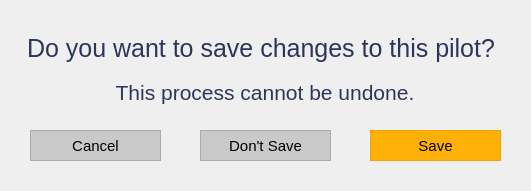
<?xml version="1.0" encoding="UTF-8"?>
<ui version="4.0">
 <class>MainWindow</class>
 <widget class="QMainWindow" name="MainWindow">
  <property name="geometry">
   <rect>
    <x>0</x>
    <y>0</y>
    <width>531</width>
    <height>191</height>
   </rect>
  </property>
  <property name="minimumSize">
   <size>
    <width>531</width>
    <height>191</height>
   </size>
  </property>
  <property name="maximumSize">
   <size>
    <width>531</width>
    <height>191</height>
   </size>
  </property>
  <property name="windowTitle">
   <string>Confirm Changes</string>
  </property>
  <property name="windowIcon">
   <iconset>
    <normaloff>../../Resources/logo_svg.svg</normaloff>../../Resources/logo_svg.svg</iconset>
  </property>
  <widget class="QWidget" name="centralwidget">
   <widget class="QWidget" name="layoutWidget">
    <property name="geometry">
     <rect>
      <x>20</x>
      <y>30</y>
      <width>490</width>
      <height>81</height>
     </rect>
    </property>
    <layout class="QVBoxLayout" name="verticalLayout">
     <item>
      <widget class="QLabel" name="label">
       <property name="font">
        <font>
         <family>Helvetica</family>
         <pointsize>19</pointsize>
        </font>
       </property>
       <property name="styleSheet">
        <string notr="true">padding-left:1px;</string>
       </property>
       <property name="text">
        <string>&lt;html&gt;&lt;head/&gt;&lt;body&gt;&lt;p&gt;&lt;span style=&quot; color:#2c365d;&quot;&gt;Do you want to save changes to this pilot?&lt;/span&gt;&lt;/p&gt;&lt;/body&gt;&lt;/html&gt;</string>
       </property>
      </widget>
     </item>
     <item>
      <widget class="QLabel" name="label_2">
       <property name="font">
        <font>
         <family>Helvetica</family>
         <pointsize>16</pointsize>
        </font>
       </property>
       <property name="text">
        <string>&lt;html&gt;&lt;head/&gt;&lt;body&gt;&lt;p&gt;&lt;span style=&quot; color:#2c365d;&quot;&gt;This process cannot be undone.&lt;/span&gt;&lt;/p&gt;&lt;/body&gt;&lt;/html&gt;</string>
       </property>
       <property name="alignment">
        <set>Qt::AlignCenter</set>
       </property>
      </widget>
     </item>
    </layout>
   </widget>
   <widget class="QPushButton" name="pushButton">
    <property name="geometry">
     <rect>
      <x>30</x>
      <y>130</y>
      <width>131</width>
      <height>31</height>
     </rect>
    </property>
    <property name="minimumSize">
     <size>
      <width>131</width>
      <height>31</height>
     </size>
    </property>
    <property name="maximumSize">
     <size>
      <width>131</width>
      <height>31</height>
     </size>
    </property>
    <property name="font">
     <font>
      <family>Helvetica</family>
      <pointsize>11</pointsize>
     </font>
    </property>
    <property name="styleSheet">
     <string notr="true">QPushButton {
color: rgb(0, 0, 0);
background-color: rgb(201, 201, 201);
border: 1.2px solid #ABABAB;
outline: none;}

QPushButton:hover{
color: rgb(255, 255, 255);
background-color: rgb(171, 171, 171);
outline: none;
border: none;
}

QPushButton:pressed{
color: rgb(255, 255, 255);
background-color: rgb(129, 129, 129);
outline: none;
border: none;
}


</string>
    </property>
    <property name="text">
     <string>Cancel</string>
    </property>
   </widget>
   <widget class="QPushButton" name="pushButton_2">
    <property name="geometry">
     <rect>
      <x>370</x>
      <y>130</y>
      <width>131</width>
      <height>31</height>
     </rect>
    </property>
    <property name="minimumSize">
     <size>
      <width>131</width>
      <height>31</height>
     </size>
    </property>
    <property name="maximumSize">
     <size>
      <width>131</width>
      <height>31</height>
     </size>
    </property>
    <property name="font">
     <font>
      <family>Helvetica</family>
      <pointsize>11</pointsize>
     </font>
    </property>
    <property name="styleSheet">
     <string notr="true">QPushButton {
background-color: rgb(255, 176, 6);
border: 1.2px solid #ff9d07;
outline: none;}

QPushButton:hover{
background-color: rgb(255, 157, 7);
outline: none;
border: none;
}

QPushButton:pressed{
background-color: rgb(254, 140, 8);
outline: none;
border: none;
}


</string>
    </property>
    <property name="text">
     <string>Save</string>
    </property>
   </widget>
   <widget class="QPushButton" name="pushButton_3">
    <property name="geometry">
     <rect>
      <x>200</x>
      <y>130</y>
      <width>131</width>
      <height>31</height>
     </rect>
    </property>
    <property name="minimumSize">
     <size>
      <width>131</width>
      <height>31</height>
     </size>
    </property>
    <property name="maximumSize">
     <size>
      <width>131</width>
      <height>31</height>
     </size>
    </property>
    <property name="font">
     <font>
      <family>Helvetica</family>
      <pointsize>11</pointsize>
     </font>
    </property>
    <property name="styleSheet">
     <string notr="true">QPushButton {
color: rgb(0, 0, 0);
background-color: rgb(201, 201, 201);
border: 1.2px solid #ABABAB;
outline: none;}

QPushButton:hover{
color: rgb(255, 255, 255);
background-color: rgb(171, 171, 171);
outline: none;
border: none;
}

QPushButton:pressed{
color: rgb(255, 255, 255);
background-color: rgb(129, 129, 129);
outline: none;
border: none;
}


</string>
    </property>
    <property name="text">
     <string>Don't Save</string>
    </property>
   </widget>
  </widget>
 </widget>
 <resources/>
 <connections/>
</ui>
